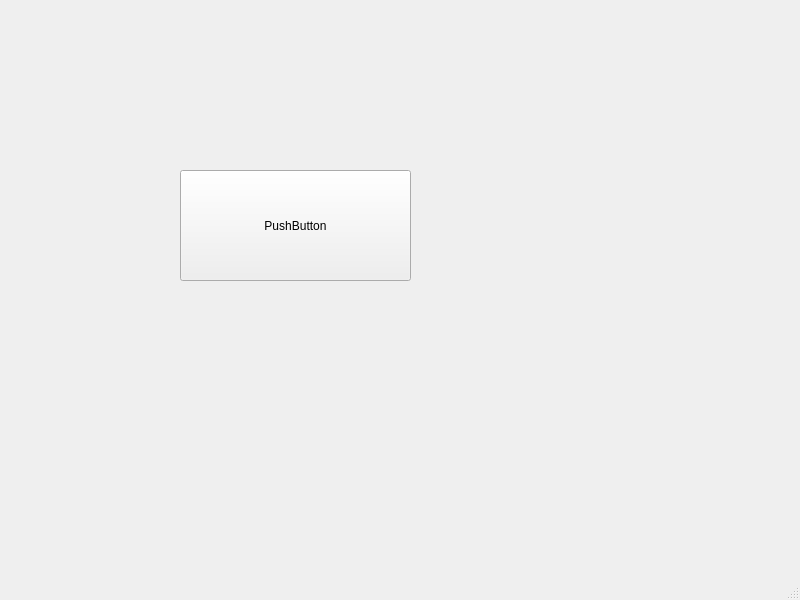
<?xml version="1.0" encoding="UTF-8"?>
<ui version="4.0">
 <class>MainWindow</class>
 <widget class="QMainWindow" name="MainWindow">
  <property name="geometry">
   <rect>
    <x>0</x>
    <y>0</y>
    <width>800</width>
    <height>600</height>
   </rect>
  </property>
  <property name="windowTitle">
   <string>MainWindow</string>
  </property>
  <widget class="QWidget" name="centralwidget">
   <widget class="QPushButton" name="pushButton">
    <property name="geometry">
     <rect>
      <x>180</x>
      <y>170</y>
      <width>231</width>
      <height>111</height>
     </rect>
    </property>
    <property name="text">
     <string>PushButton</string>
    </property>
   </widget>
  </widget>
  <widget class="QMenuBar" name="menubar">
   <property name="geometry">
    <rect>
     <x>0</x>
     <y>0</y>
     <width>800</width>
     <height>22</height>
    </rect>
   </property>
  </widget>
  <widget class="QStatusBar" name="statusbar"/>
 </widget>
 <resources/>
 <connections/>
</ui>
